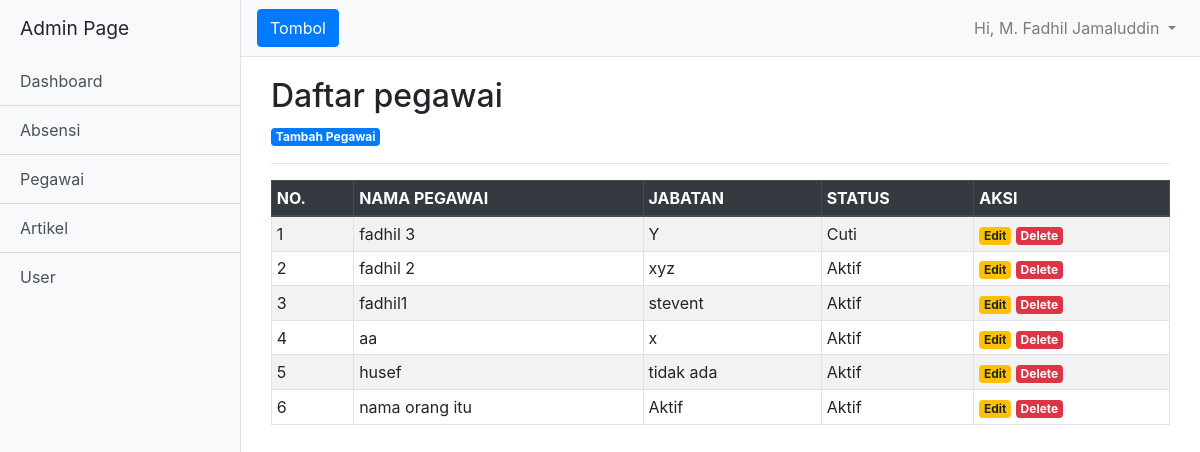
/peg_index.php (signed in), run on the app's committed database.
### tables this page shows
CREATE TABLE `user` (
  `id` int(11) NOT NULL,
  `nama` varchar(50) NOT NULL,
  `jabatan` varchar(50) NOT NULL,
  `instansi` varchar(50) NOT NULL,
  `status` varchar(25) NOT NULL
);

### peg_index.php (the view, shortened to what this page needs)
<?php
$nama=$_SESSION["nama"];
?>
<?php
include('config.php');
?>
<!DOCTYPE html>
<html lang="en">
<head>
  <link href="vendor/bootstrap/css/bootstrap.min.css" rel="stylesheet">
  <link href="css/simple-sidebar.css" rel="stylesheet">
</head>
<body>
  <div class="d-flex" id="wrapper">
    <div class="bg-light border-right" id="sidebar-wrapper">
      <div class="sidebar-heading">Admin Page </div>
      <div class="list-group list-group-flush">
      <a href="utama.php" class="list-group-item list-group-item-action bg-light">Dashboard</a>
        <a href="abs_tampil.php" class="list-group-item list-group-item-action bg-light">Absensi</a>
        <a href="peg_index.php" class="list-group-item list-group-item-action bg-light">Pegawai</a>
        <a href="#" class="list-group-item list-group-item-action bg-light">Artikel</a>
        <a href="#" class="list-group-item list-group-item-action bg-light">User</a>
      </div>
    </div>
    <div id="page-content-wrapper">
      <nav class="navbar navbar-expand-lg navbar-light bg-light border-bottom">
        <button class="btn btn-primary" id="menu-toggle">Tombol</button>
        <div class="collapse navbar-collapse" id="navbarSupportedContent">
          <ul class="navbar-nav ml-auto mt-2 mt-lg-0">
            <li class="nav-item dropdown">
              <a class="nav-link dropdown-toggle" href="#" id="navbarDropdown" role="button" data-toggle="dropdown" aria-haspopup="true" aria-expanded="false">
                Hi, <?php echo $nama; ?>
              </a>
            </li>
          </ul>
        </div>
      </nav>
      <div class="container-fluid">
        <div class="container" style="margin-top:20px">
		<h2>Daftar pegawai</h2>
		<a href="peg_tambah.php" class="badge badge-primary" >Tambah Pegawai</a>
		<hr>
		<table class="table table-striped table-hover table-sm table-bordered">
			<thead class="thead-dark">
				<tr>
					<th>NO.</th>
					<th>NAMA PEGAWAI</th>
					<th>JABATAN</th>
					<th>STATUS</th>
					<th>AKSI</th>
				</tr>
			</thead>
			<tbody>
				<?php
				$sql = mysqli_query($koneksi, "SELECT * FROM user ORDER BY id DESC") or die(mysqli_error($koneksi));
				if(mysqli_num_rows($sql) > 0){
					$no = 1;
					while($data = mysqli_fetch_assoc($sql)){
						echo '
						<tr>
							<td>'.$no.'</td>
							<td>'.$data['nama'].'</td>
							<td>'.$data['jabatan'].'</td>
							<td>'.$data['status'].'</td>
							<td>
								<a href="peg_edit.php?id='.$data['id'].'" class="badge badge-warning">Edit</a>
								<a href="peg_delete.php?id='.$data['id'].'" class="badge badge-danger" onclick="return confirm(\'Yakin ingin menghapus data ini?\')">Delete</a>
							</td>
						</tr>
						';
						$no++;
					}
				}else{
					echo '
					<tr>
						<td colspan="6">Tidak ada data.</td>
					</tr>
					';
				}
				?>
		</table>
      </div>
    </div>
  </div>
</body>
</html>

### css/simple-sidebar.css (style rules this page uses)
#wrapper { overflow-x: hidden; }
#sidebar-wrapper { min-height: 100vh; margin-left: -15rem; -webkit-transition: margin .25s ease-out; -moz-transition: margin .25s ease-out; -o-transition: margin .25s ease-out; transition: margin .25s ease-out; }
#sidebar-wrapper .sidebar-heading { padding: 0.875rem 1.25rem; font-size: 1.2rem; }
#sidebar-wrapper .list-group { width: 15rem; }
#page-content-wrapper { min-width: 100vw; }
@media (min-width: 768px) { #sidebar-wrapper { margin-left: 0; } }
@media (min-width: 768px) { #page-content-wrapper { min-width: 0; width: 100%; } }

### data on the page
user: nama "fadhil 3", jabatan "Y", status "Cuti"
user: nama "fadhil 2", jabatan "xyz", status "Aktif"
user: nama "fadhil1", jabatan "stevent", status "Aktif"
user: nama "aa", jabatan "x", status "Aktif"
user: nama "husef", jabatan "tidak ada", status "Aktif"
user: nama "nama orang itu", jabatan "Aktif", status "Aktif"

### other printed values
$nama "M. Fadhil Jamaluddin"
